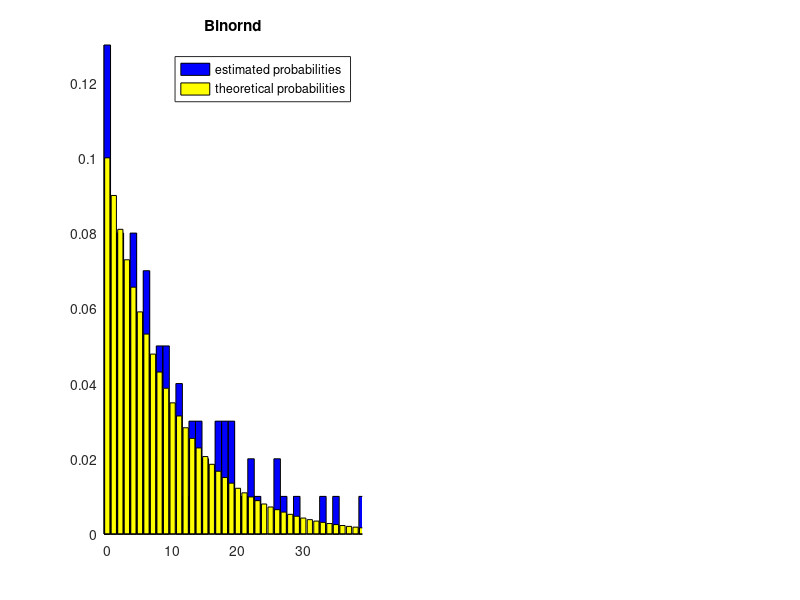

Write the MATLAB code that produced this figure. (Note: this script raises an error after producing the figure.)
clf;

p = 0.1; n = 10; m = 100;

x1 = geornd(p, 1, m);
N1 = histc(x1, 0:max(x1));
subplot(1,2,1); hold on; title('Binornd');
bar(0:max(x1),N1/m,'hist','FaceColor','b');
bar(0:max(x1),geopdf(0:max(x1),p),'FaceColor','y');
legend('estimated probabilities','theoretical probabilities');
axis([-0.5 max(x1) 0 max([p, N1/m])]);


x2= lab3_3i(p,m);
N2=histc(x2,0:max(x2));
subplot(1,2,2); hold on; title('My binornd');
bar(0:max(x2),N2/m,'hist','FaceColor','b');
bar(0:max(x2),geopdf(0:max(x2),p),'FaceColor','y');
legend('estimated probabilities','theoretical probabilities');
axis([-0.5 max(x2) 0 max([p, N2/m])]);